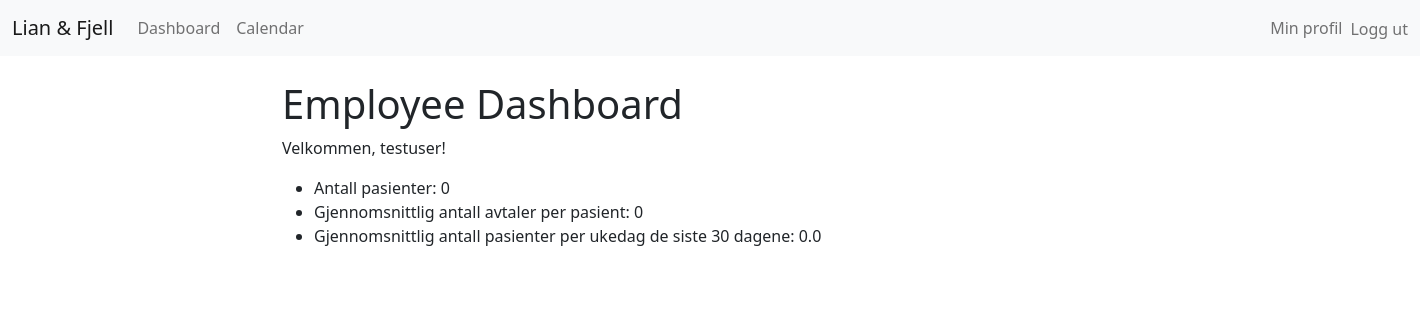
Page /auth/employee_dashboard/testuser/ (signed in) on the earlier database version.
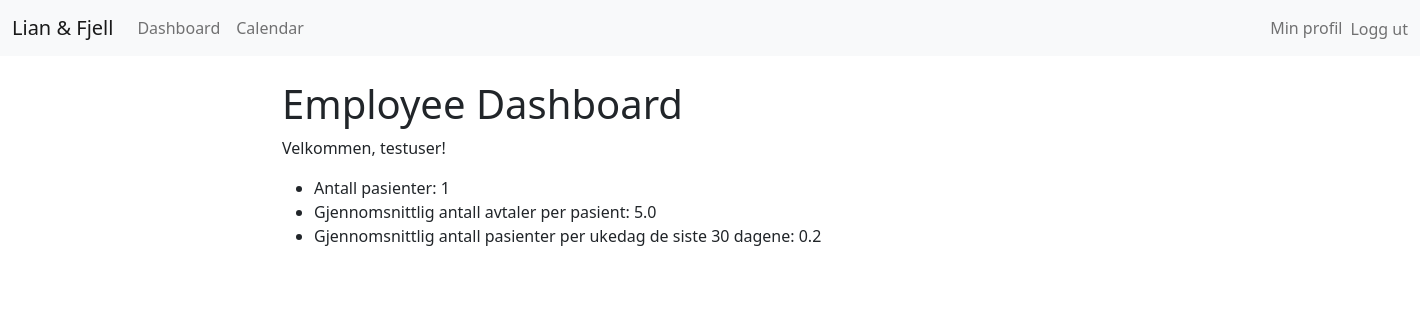
Same page on the later database version.
### authentication/models.py (models this page shows, shortened)
class Profile(models.Model):
    user = models.OneToOneField(User, on_delete=models.CASCADE)
    role = models.CharField(max_length=30, choices=[('franchise_taker', 'Franchise-taker'), ('employee', 'Ansatt')])
    key_metrics = models.JSONField(default=dict, blank=True, null=True)  # Gjør feltet ikke-obligatorisk

### authentication/views.py (the view)
# urls.py: path('employee_dashboard/<str:username>/', views.employee_dashboard_view, name='employee_dashboard'),
@login_required
def employee_dashboard_view(request, username):
    user = get_object_or_404(User, username=username)
    profile = user.profile
    clients = Client.objects.filter(psychologist=user)
    number_of_patients = clients.count()
    profile.key_metrics['number_of_patients'] = number_of_patients
    if number_of_patients > 0:
        total_appointments = Appointment.objects.filter(client__in=clients).count()
        average_appointments_per_patient = total_appointments / number_of_patients
    else:
        average_appointments_per_patient = 0
    profile.key_metrics['average_appointments_per_patient'] = average_appointments_per_patient
    start_date = now() - timedelta(days=30)
    appointments_last_30_days = Appointment.objects.filter(client__in=clients, date__gte=start_date)
    weekday_counts = [0] * 5  # Mandag til fredag
    for appointment in appointments_last_30_days:
        weekday = appointment.date.weekday()
        if weekday < 5:  # Mandag til fredag
            weekday_counts[weekday] += 1
    total_weekdays = (now().date() - start_date.date()).days
    num_weeks = total_weekdays // 7
    extra_days = total_weekdays % 7
    num_weekdays = num_weeks * 5 + min(extra_days, 5)
    if num_weekdays > 0:
        average_patients_per_weekday = sum(weekday_counts) / num_weekdays
    else:
        average_patients_per_weekday = 0
    profile.key_metrics['average_patients_per_weekday'] = format(average_patients_per_weekday, '.1f')
    groups = user.groups.all()
    alarm_system = AlarmSystem(user, start_date, num_weekdays)
    alarm_system.add_rule(rule_no_recent_or_future_appointments)
    alarm_results = alarm_system.evaluate()
    notis = {key: value for key, value in alarm_results.items() if value}
    return render(request, 'authentication/employee_dashboard.html', {
        'user': user,
        'profile': profile,
        'groups': groups,
        'notis': notis
    })

### authentication/alarm_system.py (called while the page is built)
def rule_no_recent_or_future_appointments(employee, start_date, num_weekdays):
    clients = Client.objects.filter(psychologist=employee)
    end_date = now()
    clients_without_recent_or_future_appointments = clients.exclude(
        appointment__date__gte=start_date,
        appointment__date__lte=end_date
    ).distinct()
    return clients_without_recent_or_future_appointments.exists()

    def add_rule(self, rule):
        self.rules.append(rule)

    def evaluate(self):
        alarms = {}
        for rule in self.rules:
            alarms[rule.__name__] = rule(self.employee, self.start_date, self.num_weekdays)
        return alarms

### authentication/templates/authentication/employee_dashboard.html
{% extends 'base.html' %}
{% block content %}
<h1>Employee Dashboard</h1>
<p>Velkommen, {{ user.username }}!</p>
<ul>
    <li>Antall pasienter: {{ profile.key_metrics.number_of_patients }}</li>
    <li>Gjennomsnittlig antall avtaler per pasient: {{ profile.key_metrics.average_appointments_per_patient }}</li>
    <li>Gjennomsnittlig antall pasienter per ukedag de siste 30 dagene: {{ profile.key_metrics.average_patients_per_weekday }}</li>
</ul>
{% endblock %}

Differences in the rows shown:
changed Profile: key_metrics.number_of_patients "0" → "1"; key_metrics.average_appointments_per_patient "0" → "5.0"; key_metrics.average_patients_per_weekday "0.0" → "0.2"
